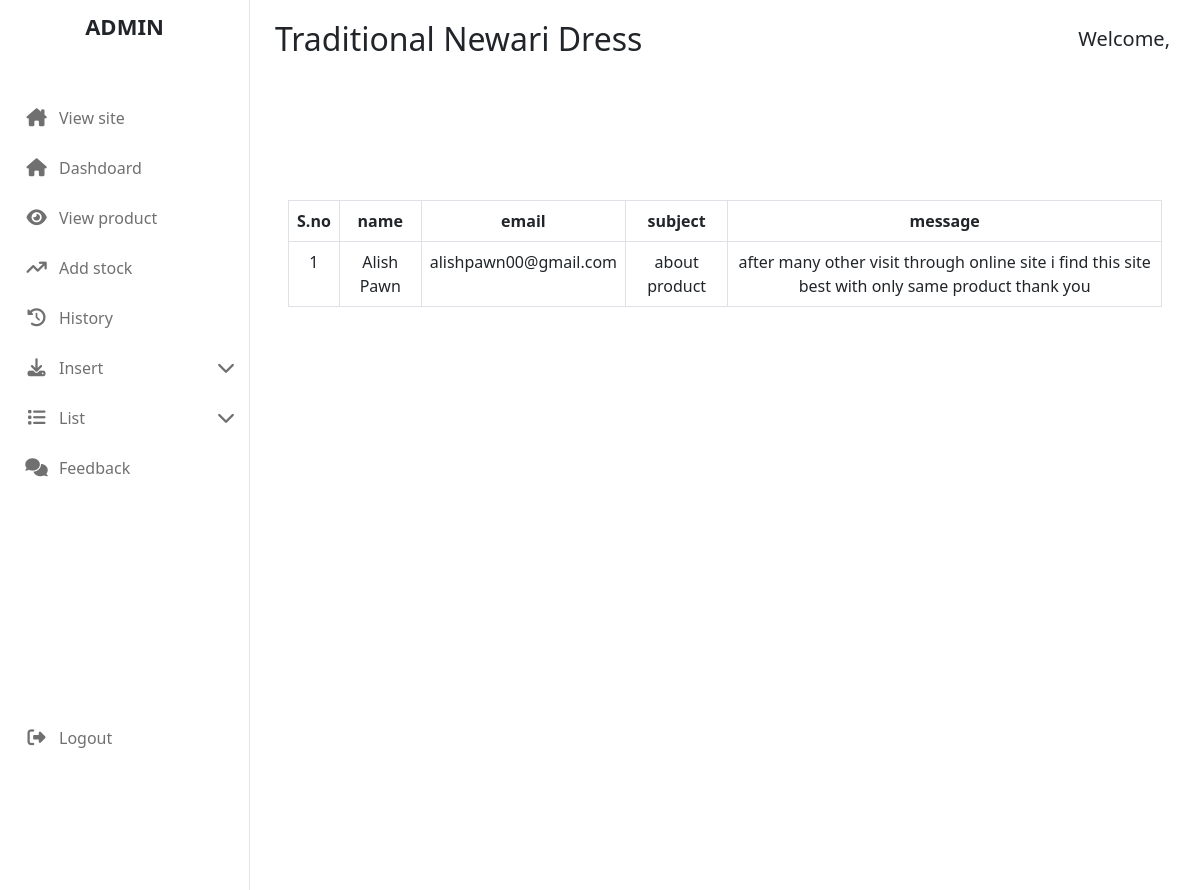
The app's page /admin_area/index.php?feedback (signed in) with its own data.
### tables this page shows
CREATE TABLE `contact_message` (
  `id` int(11) NOT NULL,
  `name` varchar(100) NOT NULL,
  `email` varchar(255) NOT NULL,
  `subject` varchar(255) NOT NULL,
  `message` varchar(255) NOT NULL
);

### admin_area/feedback.php (the view)
<?php
if (isset($_GET['feedback'])) {
    $select_query = "SELECT * FROM contact_message";
    $result = mysqli_query($conn, $select_query);
}
?>
<section class="feedback-section section-gaps">
    <div class="container">
        <table class="table text-center table-bordered">
            <thead>
                <tr>
                    <th>S.no</th>
                    <th>name</th>
                    <th>email</th>
                    <th>subject</th>
                    <th>message</th>
                </tr>
            </thead>
            <tbody>
                <?php
                if (isset($result) && mysqli_num_rows($result) > 0) {
                    $i = 1;
                    while ($row = mysqli_fetch_assoc($result)) {
                        echo "<tr>";
                        echo "<td>{$i}</td>";
                        echo "<td>" . htmlspecialchars($row['name']) . "</td>";
                        echo "<td>" . htmlspecialchars($row['email']) . "</td>";
                        echo "<td>" . htmlspecialchars($row['subject']) . "</td>";
                        echo "<td>" . htmlspecialchars($row['message']) . "</td>";
                        echo "</tr>";
                        $i++;
                    }
                } else {
                    echo "<tr><td colspan='5'>No feedback available</td></tr>";
                }
                ?>
            </tbody>
        </table>
    </div>
</section>

### admin_area/style.css (style rules this page uses)
:root { --primary-color: #303233; --secondary-color: #F8F8F8; --third-color: #fcca03; --default-transition: all 0.3s linear; }
.section-gaps { padding: 100px 0; }

### records on screen
contact_message: name "Alish Pawn", email "alishpawn00@gmail.com", subject "about product", message "after many other visit through online site i find this site best with only same product thank you"
